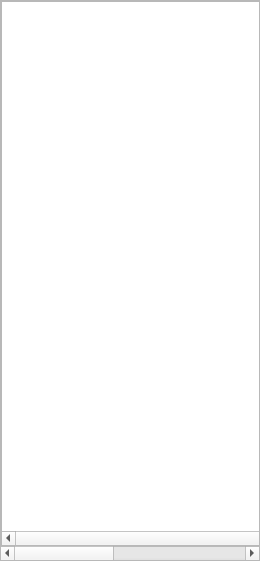
<?xml version="1.0" encoding="UTF-8"?>
<ui version="4.0">
 <class>SpreadSheet</class>
 <widget class="QWidget" name="SpreadSheet">
  <property name="geometry">
   <rect>
    <x>0</x>
    <y>0</y>
    <width>260</width>
    <height>561</height>
   </rect>
  </property>
  <property name="windowTitle">
   <string>Form</string>
  </property>
  <layout class="QVBoxLayout" name="verticalLayout_2">
   <property name="spacing">
    <number>6</number>
   </property>
   <property name="leftMargin">
    <number>0</number>
   </property>
   <property name="topMargin">
    <number>0</number>
   </property>
   <property name="rightMargin">
    <number>0</number>
   </property>
   <property name="bottomMargin">
    <number>0</number>
   </property>
   <item>
    <widget class="QScrollArea" name="scrollArea">
     <property name="widgetResizable">
      <bool>true</bool>
     </property>
     <widget class="QWidget" name="scrollAreaWidgetContents">
      <property name="geometry">
       <rect>
        <x>0</x>
        <y>0</y>
        <width>600</width>
        <height>542</height>
       </rect>
      </property>
      <layout class="QVBoxLayout" name="verticalLayout">
       <property name="leftMargin">
        <number>0</number>
       </property>
       <property name="topMargin">
        <number>0</number>
       </property>
       <property name="rightMargin">
        <number>0</number>
       </property>
       <property name="bottomMargin">
        <number>0</number>
       </property>
       <item>
        <widget class="QTableView" name="tableView">
         <property name="minimumSize">
          <size>
           <width>600</width>
           <height>0</height>
          </size>
         </property>
         <property name="verticalScrollBarPolicy">
          <enum>Qt::ScrollBarAlwaysOn</enum>
         </property>
         <property name="horizontalScrollBarPolicy">
          <enum>Qt::ScrollBarAlwaysOn</enum>
         </property>
         <property name="sizeAdjustPolicy">
          <enum>QAbstractScrollArea::AdjustIgnored</enum>
         </property>
        </widget>
       </item>
      </layout>
     </widget>
    </widget>
   </item>
  </layout>
 </widget>
 <resources/>
 <connections/>
</ui>
